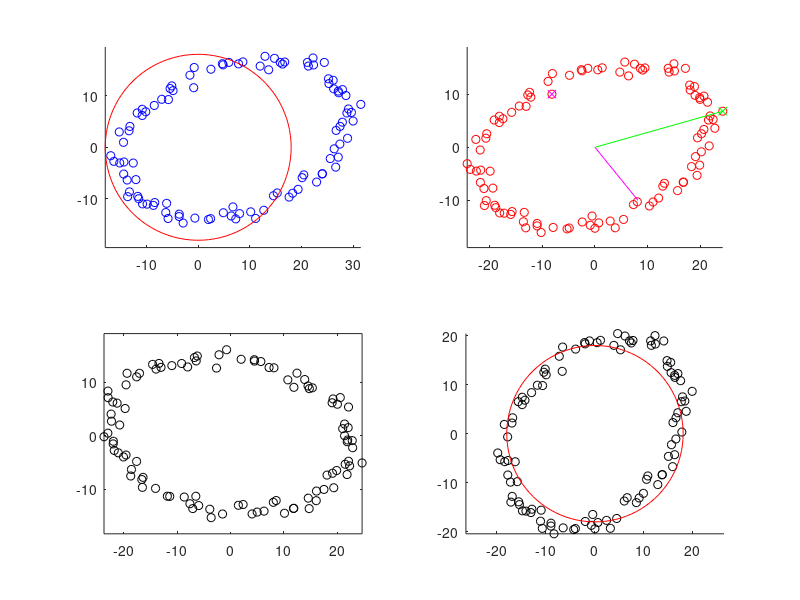

Write MATLAB code to recreate this figure.
t = linspace(0,2*pi,100);
%t = t(randperm(length(t)));
H = 18;
f1 = 1.25;
f2 = 0.8;
a = 20 *pi/180;
bias = [7.5; 1.5];
ell = [f1*H*cos(t); f2*H*sin(t)];
A = [cos(a) -sin(a); sin(a) cos(a)];

data = A*ell + 1*randn(size(ell)) + bias;

xM = (max(data(1,:))-min(data(1,:)))/2+min(data(1,:));
yM = (max(data(2,:))-min(data(2,:)))/2+min(data(2,:));

dataM = [data(1,:)-xM; data(2,:)-yM];

xMax = max(abs(dataM(1,:)));
yMax = max(abs(dataM(2,:)));

r = sqrt(dataM(1,:).^2+dataM(2,:).^2);
irMin = find(r == min(r));
irMax = find(r == max(r));

ashort = atan(dataM(2,irMin)/dataM(1,irMin));
along = atan(dataM(2,irMax)/dataM(1,irMax));
as = ashort;
al = along;
if ashort > pi/2
    ashort = ashort - pi;
elseif ashort < -pi/2
    ashort = ashort + pi;
end
distShort = [pi/2-ashort, 0-ashort, -pi/2-ashort];
if along > pi/2
    along = along - pi;
elseif along < -pi/2
    along = along + pi;
end
distLong = [pi/2-along, 0-along, -pi/2-along];

aturn = (distShort(abs(distShort) == min(abs(distShort)))+distLong(abs(distLong) == min(abs(distLong))))/2;
B = [cos(aturn) -sin(aturn); sin(aturn) cos(aturn)];
dataT = B*dataM;

xMaxT = max(abs(dataT(1,:)));
yMaxT = max(abs(dataT(2,:)));

h1 = mean(abs(dataT(1,abs(dataT(2,:)) < yMaxT/5)))
h2 = mean(abs(dataT(2,abs(dataT(1,:)) < xMaxT/5)))

%pOpt = fminunc(@(p) J(p,dataT),[1 1 1 0 0 1]);

%H1 = -sqrt(2*(pOpt(1)*pOpt(5)^2+pOpt(3)*pOpt(4)^2-pOpt(2)*pOpt(4)*pOpt(5)+(pOpt(2)^2-4*pOpt(1)*pOpt(3))*pOpt(6))*(pOpt(1)+pOpt(3)+sqrt((pOpt(1)-pOpt(3))^2+pOpt(2)^2)))/(pOpt(2)^2-4*pOpt(1)*pOpt(3))
%H2 = -sqrt(2*(pOpt(1)*pOpt(5)^2+pOpt(3)*pOpt(4)^2-pOpt(2)*pOpt(4)*pOpt(5)+(pOpt(2)^2-4*pOpt(1)*pOpt(3))*pOpt(6))*(pOpt(1)+pOpt(3)-sqrt((pOpt(1)-pOpt(3))^2+pOpt(2)^2)))/(pOpt(2)^2-4*pOpt(1)*pOpt(3))

disp(['Korrekturfaktoren: ' num2str(H/h1) ' (' num2str(1/f1) ') / ' num2str(H/h2) ' (' num2str(1/f2) ')' ])
disp(['Bias: ' num2str(xM) ' (' num2str(bias(1)) ') / ' num2str(yM) ' (' num2str(bias(2)) ')' ])

figure(1)
clf
subplot(2,2,1)
hold on
plot(data(1,:),data(2,:),'bo')
plot(18*cos(t),18*sin(t),'r')
axis equal
subplot(2,2,2)
hold on
plot(dataM(1,:),dataM(2,:),'ro')
plot([0 r(irMin)*cos(as)],[0 r(irMin)*sin(as)],'m')
plot(dataM(1,irMin),dataM(2,irMin),'xm')
plot([0 r(irMax)*cos(al)],[0 r(irMax)*sin(al)],'g')
plot(dataM(1,irMax),dataM(2,irMax),'xg')
axis equal
subplot(2,2,3)
plot(dataT(1,:),dataT(2,:),'ko')
axis equal
subplot(2,2,4)
hold on
plot(18/h1*(data(1,:)-xM),18/h2*(data(2,:)-yM),'ko')
plot(18*cos(t),18*sin(t),'r')
axis equal


function val = J(p,data)
    val = 0;
    for k=1:size(data,1)
        x = data(1,k);
        y = data(2,k);
        val = val + (p(1)*x^2+p(2)*x*y+p(3)*y^2+p(4)*x+p(5)*y+p(6)); 
    end;
end